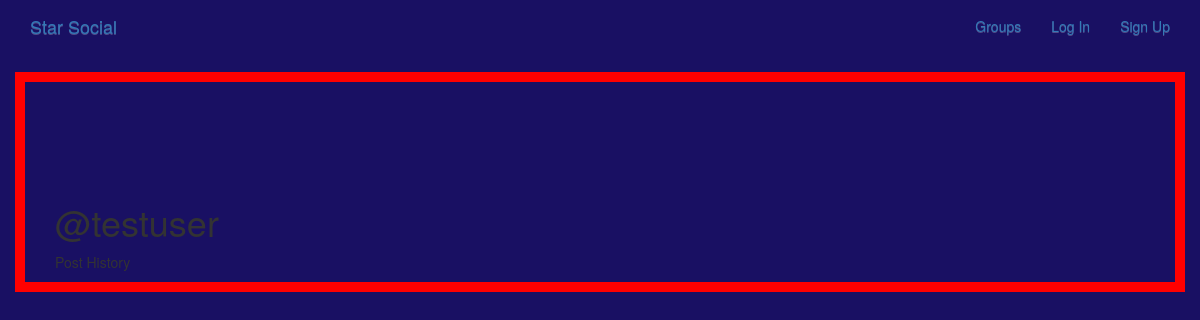
The app's page /posts/by/testuser/, older data.
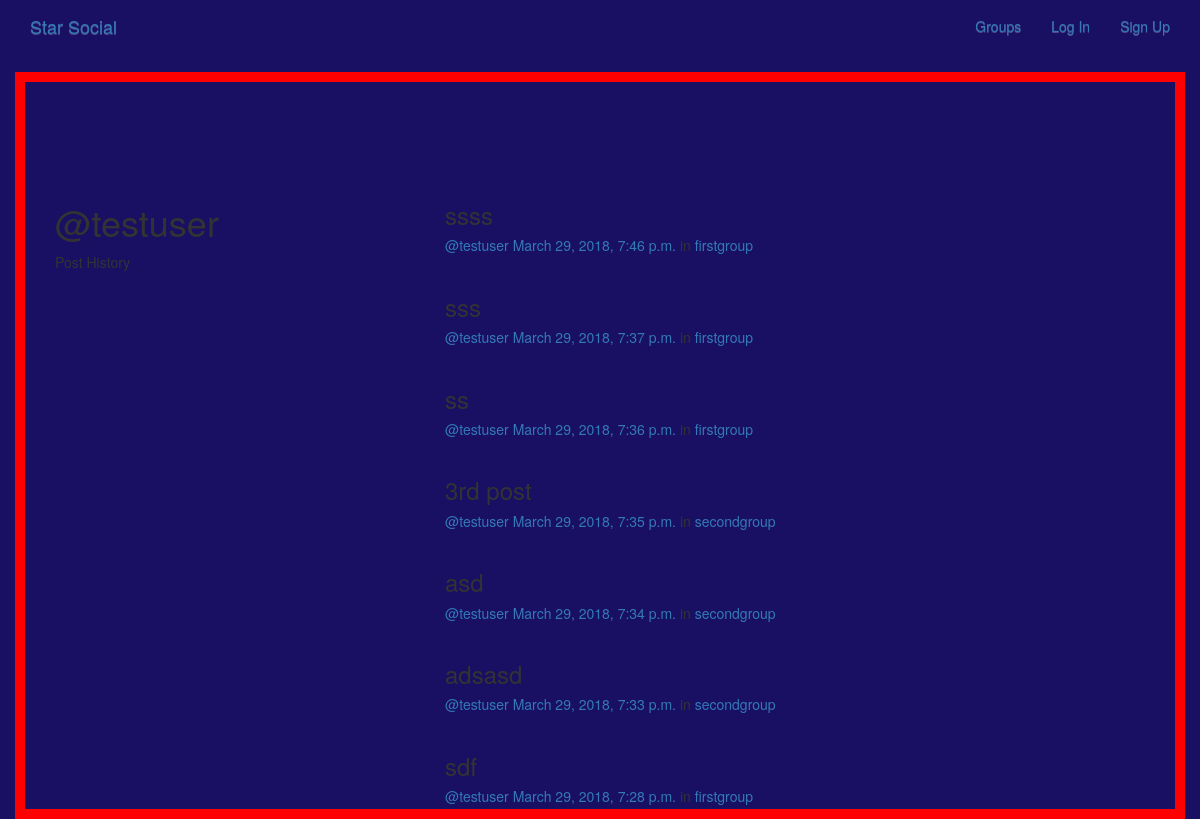
The same page, newer data.
### posts/models.py (models this page shows, shortened)
class Post(models.Model):
    user = models.ForeignKey(User, related_name='posts', on_delete=models.CASCADE)
    created_at = models.DateTimeField(auto_now = True)
    message = models.TextField()
    message_html = models.TextField(editable=False)
    group = models.ForeignKey(Group, related_name='posts', null=True, blank=True, on_delete=models.CASCADE)
    class Meta:
        ordering =['-created_at']
        unique_together = ['user','message']

### groups/models.py (models this page shows, shortened)
class Group(models.Model):
    name = models.CharField(max_length=255, unique=True)
    slug = models.SlugField(allow_unicode=True, unique=True)
    description = models.TextField(blank=True, default='')
    description_html = models.TextField(blank=True, default='', editable=False)
    members = models.ManyToManyField(User, through="GroupMember")
    class Meta:
        ordering = ['name']

### posts/views.py (the view)
# urls.py: re_path(r'^by/(?P<username>[-\w]+)/$', views.UserPosts.as_view(), name='for_user'),
class UserPosts(generic.ListView):
    model = models.Post
    template_name = 'posts/user_post_list.html'
    def get_queryset(self):
        try:
            self.post_user = User.objects.prefetch_related('posts').get(username__iexact=self.kwargs.get('username'))
        except User.DoesNotExist:
            raise Http404
        else:
            return self.post_user.posts.all()
    def get_context_data(self, **kwargs):
        context = super().get_context_data(**kwargs)
        context['post_user'] = self.post_user
        return context

### posts/templates/posts/user_post_list.html
{% extends "posts/post_base.html" %}
{% block prepost %}
<div class="col-md-4">
	<h1>@{{ post_user.username }}</h1>
	<p>Post History</p>
</div>
{% endblock %}
{% block post_content %}
<div class="col-md-8">
	{% for post in post_list %}
		{% include "posts/_post.html" %}
	{% endfor %}
</div>
{% endblock %}

### posts/templates/posts/post_base.html (shortened to what this page needs)
{% extends "base.html" %}
{% block content %}
<div class="posts-page">
	<div class="container">
		<div class="row">
			{% block prepost%}{% endblock %}
			{% block post_content %}{% endblock %}
		</div>
	</div>
</div>
{% endblock %}

### templates/base.html (shortened to what this page needs)
<!DOCTYPE html
{% load staticfiles %}
<html lang="en" dir="ltr">
  <head>
    <link rel="stylesheet" href="https://maxcdn.bootstrapcdn.com/bootstrap/3.3.7/css/bootstrap.min.css" />
    <link rel="stylesheet" href="https://maxcdn.bootstrapcdn.com/bootstrap/3.3.7/css/bootstrap-theme.min.css" />
    <link rel="stylesheet" href="{% static 'simplesocial/css/master.css'%}">
  </head>
  <body>
    <nav class="navbar mynav" role="navigation" id="navbar">
      <div class="container">
        <a class="navbar-brand mynav" href="{% url 'home' %}">Star Social</a>
        <ul class="nav navbar-nav navbar-right">
          {% if user.is_authenticated %}
            <li><a href="{% url 'posts:create' %}">Post</a></li>
            <li><a href="{% url 'groups:all' %}">Groups</a></li>
            <li><a href="{% url 'groups:create' %}">Create Group</a></li>
            <li><a href="{% url 'accounts:logout' %}">Log Out</a></li>
          {% else %}
            <li><a href="{% url 'groups:all' %}">Groups</a></li>
            <li><a href="{% url 'accounts:login' %}">Log In</a></li>
            <li><a href="{% url 'accounts:signup' %}">Sign Up</a></li>
          {% endif %}
        </ul>
      </div>
    </nav>
    <div class="container mycontent">
      {% block content %}
      {% endblock %}
    </div>
  </body>
</html>

### posts/templates/posts/_post.html (shortened to what this page needs)
<div class="post media">
	<h3>{{ post.message_html|safe }}</h3>
	<div class="media-body">
		<h5 class="media-heading">
			<span class="username"><a href="{% url 'posts:for_user' username=post.user.username %}">@{{ post.user.username }}</a></span>
			<time class="time"><a href="{% url 'posts:single' username=post.user.username pk=post.pk %}">{{ post.created_at }}</a></time>
			{% if post.group %}
			<span class="group-name">in <a href="#">{{ post.group.name }}</a></span>
			{% endif %}
		</h5>
	</div>
</div>

### static/css/master.css (style rules this page uses)
.mycontent { padding-top: 100px; border: 10px solid red; }
html, body { height: 100%; width: 100%; overflow: hidden; background: #191063; margin: 0; }

Row changes from the older to the newer data that the page shows:
added Post: message_html "ssss", user.username "testuser", created_at "March 29, 2018, 7:46 p.m.", group.name "firstgroup"
added Post: message_html "sss", user.username "testuser", created_at "March 29, 2018, 7:37 p.m.", group.name "firstgroup"
added Post: message_html "ss", user.username "testuser", created_at "March 29, 2018, 7:36 p.m.", group.name "firstgroup"
added Post: message_html "3rd post", user.username "testuser", created_at "March 29, 2018, 7:35 p.m.", group.name "secondgroup"
added Post: message_html "asd", user.username "testuser", created_at "March 29, 2018, 7:34 p.m.", group.name "secondgroup"
added Post: message_html "adsasd", user.username "testuser", created_at "March 29, 2018, 7:33 p.m.", group.name "secondgroup"
added Post: message_html "sdf", user.username "testuser", created_at "March 29, 2018, 7:28 p.m.", group.name "firstgroup"
